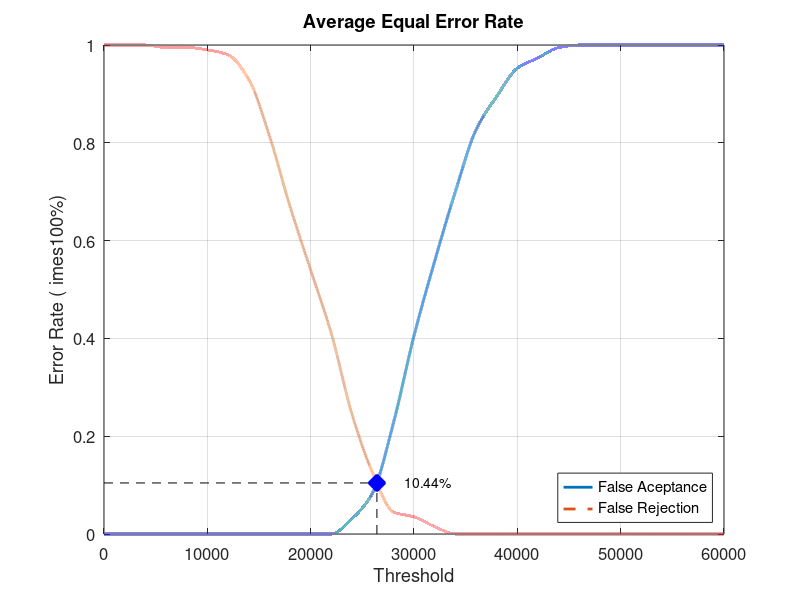
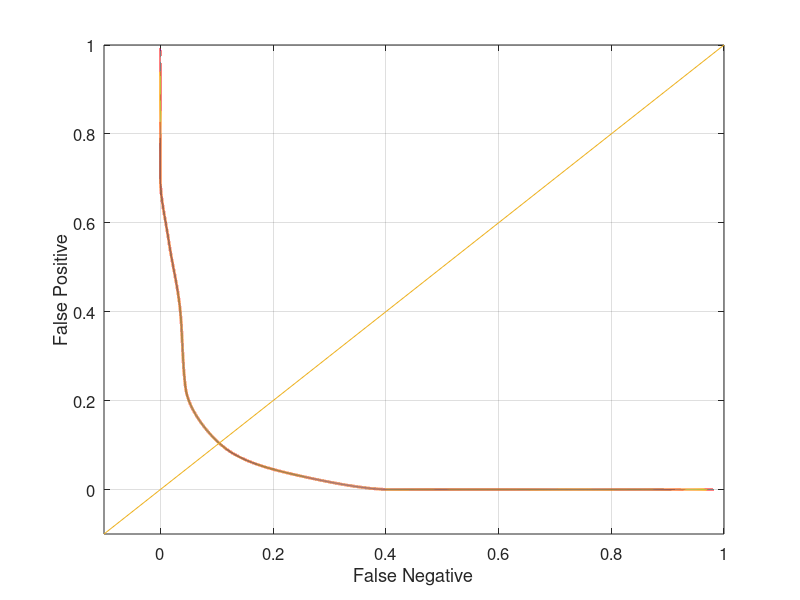

Write MATLAB code to recreate these figures, in order.
close all;
clear;
clc;
x = 0:2000:60000;
xq = 0:0.5:60000;

y0 = [0 0 0 0 0 0 0 0 0 0 0 0 0.0315789 0.0842105 0.226316 0.405263 0.557895 0.7 0.826316 0.894737 0.952632 0.973684 0.994737 1 1 1 1 1 1 1 1]
yy0 = interp1(x, y0, xq, 'pchip');
y1 = [1 1 1 0.995 0.995 0.99 0.98 0.93 0.815 0.67 0.54 0.41 0.245 0.125 0.045 0.035 0.015 0 0 0 0 0 0 0 0 0 0 0 0 0 0]
yy1 = interp1(x, y1, xq, 'pchip');

% Calculating EER: 
y2 = abs(y0 - y1);
find(y2 == min(y2))
yy2 = abs(yy0 - yy1);
xEER = find(yy2 == min(yy2));
xEERIndex = xq(xEER) % X-axis EER
yEER = yy0(xEER) % Y-axis EER

main = figure
plot(xq, yy0,'-','LineWidth', 2);	hold on
plot(xq, yy1,'--','LineWidth', 2);	hold on
plot([xEERIndex xEERIndex], [0 yEER], 'k--');	hold on
plot([0 xEERIndex], [yEER yEER], 'k--');	hold on
plot(xEERIndex, yEER, 'bx', 'LineWidth', 10);	hold on
text(xEERIndex + 10 * xEERIndex / 100, yEER, [num2str(round((10000 * yEER)) / 100) '%'])
legend('False Aceptance', 'False Rejection', 'Location', 'SouthEast')
xlabel('Threshold')
ylabel('Error Rate (	imes100%)')
title('Average Equal Error Rate')
set(gca, 'FontSize', 12)
axis([0 60000 0 1])
grid on

print(main, 'Database1_3Main', '-dpng');
FNRxFPR = figure('Color', [1 1 1]);
plot(yy1, yy0, '-', yy1, yy0, 'LineWidth', 2);
hold on
y = -0.1:0.1:1
plot(y, y); 
set(gca, 'FontSize', 12)
xlabel('False Negative')
ylabel('False Positive')
axis([-0.1 1 -0.1 1])
set(gca, 'FontSize', 12)
grid on

print(FNRxFPR, 'Database1_3FNRxFPR','-dpng');
